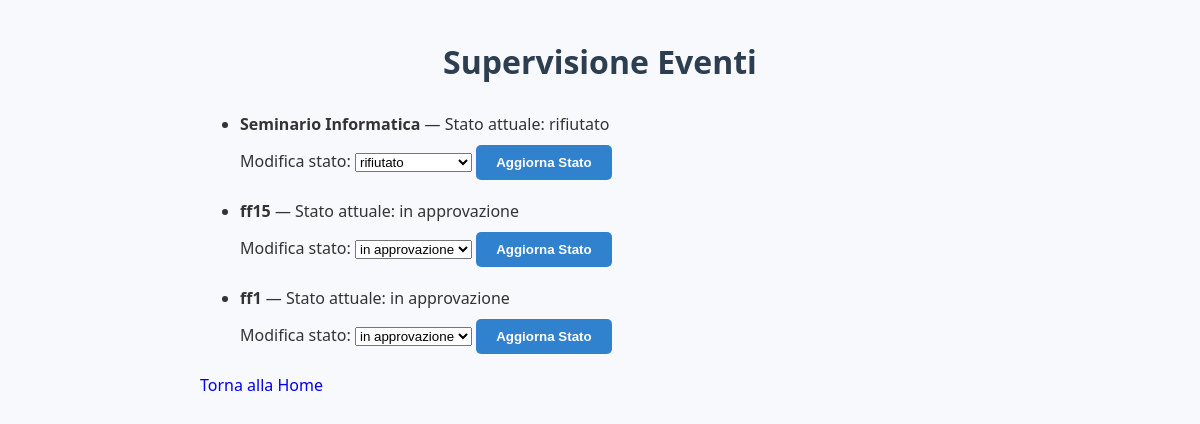
The page /Evento/supervisione_eventi/ (signed in) on the database as committed earlier.
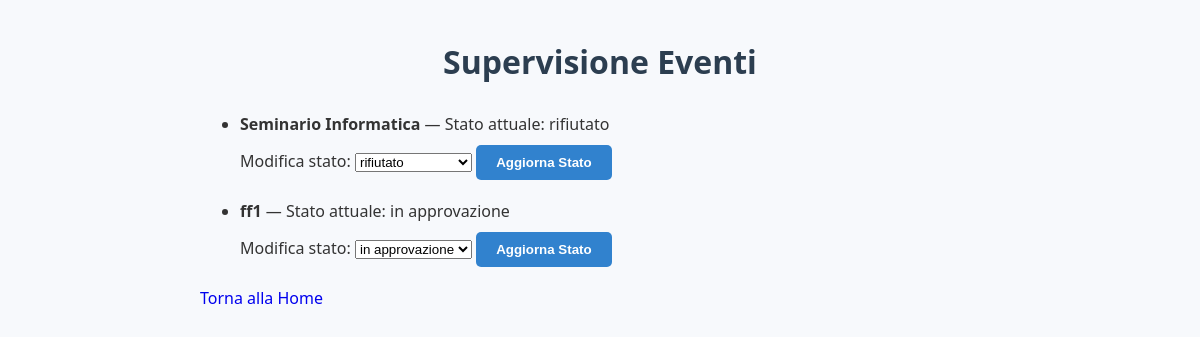
The same page on the database as committed later.
### Evento/models.py (models this page shows, shortened)
class Evento(models.Model):#ricordarsi di fare makemigrations su terminale se si modifica models
    titolo = models.CharField(max_length=50)
    descrizione = models.CharField(max_length=200)
    dataInizio = models.DateTimeField("date published")
    tema = models.CharField(max_length=50)
    luogo = models.CharField(max_length=50)
    durata_ore = models.IntegerField(default=0)
    durata_minuti = models.IntegerField(default=0)
    maxPartecipanti = models.IntegerField(default=0)
    locandina = models.ImageField(
        upload_to='locandine/',
        blank=True,
        null=True
    )
    STATUS_CHOICES = (
        (1, 'in approvazione'),
        (2, 'approvato'),
        (3, 'rifiutato'),
        (4, 'annullato'),
        (5, 'svolto'),
        (6, 'non svolto')
    )#con choices abbiamo un sistema di enumerazione(non ne conosco di migliori per ora)
    status = models.IntegerField(choices=STATUS_CHOICES, default=1)
    creatore = models.ForeignKey(User, on_delete=models.CASCADE)#decidere se lasciare ondelete o non mettere cascade per mantenere l'evento nell'archivio
    class Meta:
        verbose_name_plural = "Eventi" #permette di cambiare il nome in plurale se riferito a più oggetti

### Evento/views.py (the view, shortened to what this page needs)
# urls.py: path('supervisione_eventi/', views.supervisione_eventi, name='supervisione_eventi'),
@staff_member_required
def supervisione_eventi(request):
    eventi = Evento.objects.all()
    return render(request, 'Evento/supervisione_eventi.html', {'eventi': eventi})

### templates/Evento/supervisione_eventi.html (shortened to what this page needs)
<!DOCTYPE html>
<html lang="en">
<head>
    {% load static %}
    <link rel="stylesheet" href="{% static 'Evento/css/detail.css' %}">
</head>
<body>
    <h1>Supervisione Eventi</h1>
    {% if eventi %}
        <ul>
        {% for evento in eventi %}
            <li>
                <form method="post" style="margin-bottom: 20px;">
                    <strong>{{ evento.titolo }}</strong> — Stato attuale: {{ evento.get_status_display }} <br>
                    <label for="status_{{ evento.id }}">Modifica stato:</label>
                    <select name="status" id="status_{{ evento.id }}">
                        {% for key, value in evento.STATUS_CHOICES %}
                            <option value="{{ key }}" {% if evento.status == key %}selected{% endif %}>{{ value }}</option>
                        {% endfor %}
                    </select>
                    <button type="submit">Aggiorna Stato</button>
                </form>
            </li>
        {% endfor %}
        </ul>
    {% else %}
        <p>Non ci sono eventi da gestire.</p>
    {% endif %}
    <a href="{% url 'Evento:index' %}">Torna alla Home</a>
</body>
</html>

Rows that differ between the two databases and show on the page:
removed Evento: titolo "ff15", status "in approvazione"
